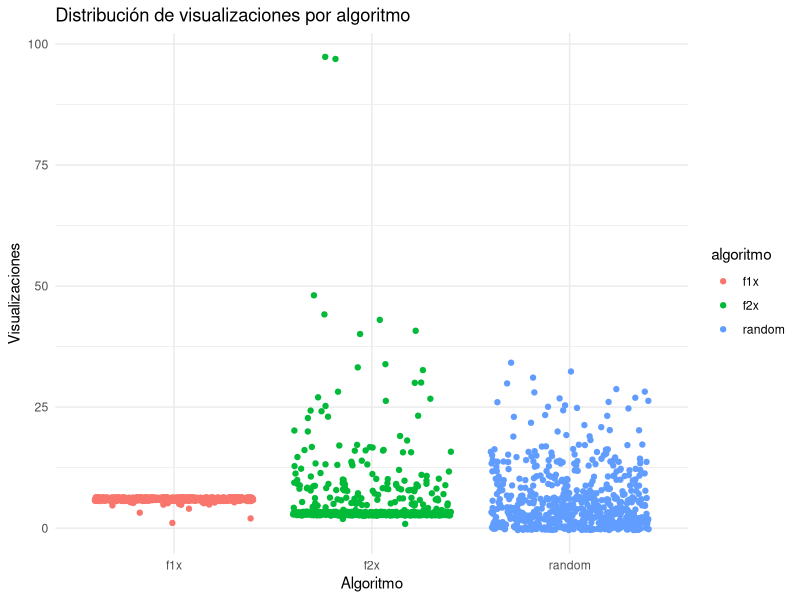
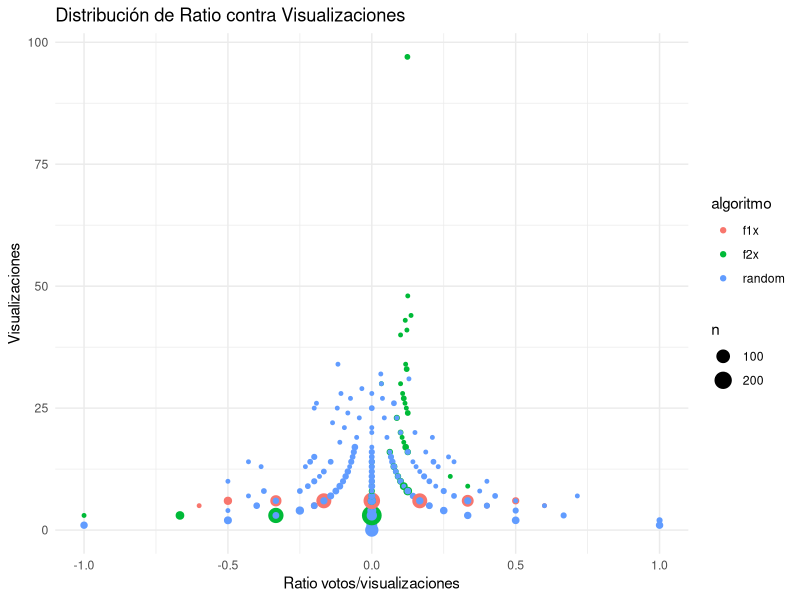

Write R code to recreate these figures, in order.
## ---- chunk 1
knitr::opts_chunk$set(echo = TRUE)
## ---- chunk 2
mixingfun <- function(dislist, beta, total_votos){
  #La funcion devuelve un tibble con los valores para las 3 dimensiones y la distribucion original de donde proviene cada valor
  
  #dislist: Tiene que ser una lista de 3 elementos nombrada como "n","means" y "cov_mat" con un vector de longitud K, una lista de longitud K con vectores de longitud 3 y una lista de longitud K con matrices 3 x 3. El primer elemento marca la cantidad de sujetos a extraer de cada distribucion, el segundo elemento la media de cada distribucion y el ultimo la matriz de covarianza de cada distribucion.  
  
  library(MASS)
  library(tidyverse)
  
  pmap(
    dislist,
    function(n, means, cov_mat) mvrnorm(n, means, cov_mat) #Genero los muestreos de la distribucion multivariada
  ) %>% 
    lapply(as.data.frame) %>%  #Convierte cada matriz de la lista en dataframe
    bind_rows() %>% #Une la lista de matrices en un solo dataframe
    rename(Dim1 = V1,Dim2 = V2,Dim3 = V3) %>% #Cambia los nombres de las 3 columnas a algo mas representativo
    mutate( #Creo una nueva variable para indicar de que distribucion proviene originalmente cada valor
      Dist = rep( 
        1:length(dislist$n), dislist$n #Pongo un numero para cada distribucion y lo repito segun cuantos datos hay provenientes de esa distribucion
      ),
      Beta = beta,
      Votos_positivos = rbinom(sum(dislist$n), c(1:total_votos), prob = beta)
    ) %>%
    tibble() #Convierto el resultado final en un tibble
  
}

## ---- chunk 3
dist <- mixingfun(list("n" = c(200,300,100), # n de cada distribucion
                       "means" = list(c(2,2,2),c(1,1,1),c(0,0,0)), # lista con vectores de medias para cada dist
                       "cov_mat" = list(diag(1,3,3),diag(1,3,3),diag(1,3,3))), # lista con matrices de covarianza
                  rbeta(600,4,2),#Distribucion beta, n == sum(list$n)
                  2) #Size de distribucion binomial 
## ---- chunk 4
Voting <- function(pool_ideas, par, k, vpos, vneg, k_method = "random"){
  
  #Chequea fila por fila si se encuentra la opinion del participante
  check <- function(x){
    x%in%par
  }
  
  #Si se encuentra la idea del participante, se la elimina del pool de seleccion
  O_pool <- pool_ideas[-which(sapply(pool_ideas, check))[1],] %>%
    as_tibble
  
  #Condicional para chequear si el pool de ideas tiene por lo menos k filas
  if(nrow(O_pool) >= k)
  {
    
    #Condicionales para elegir algoritmos de seleccion
    if(k_method == "A"){
      
      k_opinion <- algoritmo_seleccion_f1x(O_pool, k)
      
    } else if(k_method == "B"){
      
      k_opinion <- algoritmo_seleccion_f2x(O_pool, k)
      
    }
    
    else{
      #Sampleo aleatorio
      k_opinion <- sample_n(O_pool, k, replace = F)
    }
    
    O_pool$visualizaciones[which(O_pool$ID%in%k_opinion$ID)] <- O_pool$visualizaciones[which(O_pool$ID%in%k_opinion$ID)] + 1 #se suma 1 a la dimension "visualizacion" del df a las ideas I presentes 
    # en 
    
    #k vectores con las dimensiones de k_opinion
    k2_noid <- k_opinion[,which(grepl("Dim", colnames(O_pool)))]
    
    #Distancia entre participante y k
    distance_i_j <- function(x){
      abs(par) - abs(x)
    }
    
    #Matriz de k filas con el resultado de la diferencia
    Dij <- apply(k2_noid,1, distance_i_j)
    
    Dij <- bind_rows(Dij)
    
    #Se pasan a valores absolutos todos los numeros
    Dij <- abs(Dij)
    
    #Inversa de la distancia, se elevan todos los valores a la -1
    sumDij_inverse <- sum(Dij**-1)
    
    #Probabilidad de cada vector de valores de ser elegido en base a la sumatoria de todas las distancias
    Probs_vpos <- function(x){
      (x**-1) / sumDij_inverse
    }
    
    Poij_pos<- sapply(Dij, Probs_vpos)
    
    #Condicional para votos positivos, chequea si el participante tiene votos positivos
    if(vpos > 0){
      
      #se samlea vpos con las probabilidades de cada fila/vector
      Voted_pos <- sample_n(k_opinion, vpos, prob = c(Poij_pos), replace = T)
      
      #se suma 1 punto a la idea que se corresponde con el valor minimo
      O_pool$V_pos[which(O_pool$ID%in%Voted_pos$ID)] <- O_pool$V_pos[which(O_pool$ID%in%Voted_pos$ID)] + 1 
      
    }
    
    
    #Sumatoria de todas las distancias
    sumDij <- sum(Dij)
    
    #Probabilidad de voto negativo
    Probs_vneg <- function(x){
      x / sumDij
    }
    
    Poij_neg<- sapply(Dij, Probs_vneg)
    
    #Condicional para votos negativos, chequea si el participante tiene votos negativos
    if(vneg > 0){
      
      #Se samplea vneg de k_opinion con probabilidades de voto negativo para cada vector
      Voted_neg <- sample_n(k_opinion,vneg, prob = c(Poij_neg), replace = T)
      
      #se suma 1 punto a la idea que se corresponde con el valor minimo
      O_pool$V_neg[which(O_pool$ID%in%Voted_neg$ID)] <- O_pool$V_neg[which(O_pool$ID%in%Voted_neg$ID)] + 1 
      
    }
    
    #Ratio Votos/visualizaciones
    O_pool$ratio_votos_vis[which(O_pool$ID%in%k_opinion$ID)] <- (O_pool$V_pos[which(O_pool$ID%in%k_opinion$ID)]-
                                                                   O_pool$V_neg[which(O_pool$ID%in%k_opinion$ID)])/O_pool$visualizaciones[which(O_pool$ID%in%k_opinion$ID)]
    
    return(O_pool)
    
  }
  
  else{
    return(pool_ideas)
  }
  
}
## ---- chunk 5
Opinion_pool <-function(dist, k,
                        k_method = "random"){
  
  #shuffle_dist: espera los resultados de shuffle_dist
  #k: numero de ideas que cada participante va a ver (numero entero)
  #total_votos: numero entero, cantidad de votos disponibles para el participante
  #par_num_iteration: cantidad de participantes por iteracion [FALTA ACLARAR QUE PASA CON ESTE ARGUMENTO]
  #k_method: criterio de seleccion de k, puede ser "random" (default), "A" o "B"
  
  library(tidyverse)
  
  
  
  #nuevo dataframe con las dimensiones de shuffled_dist
  par_pool <- dist[,which(grepl("Dim", colnames(dist)) | grepl("Votos", colnames(dist)))]
  
  #Se obtiene la cantidad total de votos para computar cantidad de votos negativos
  total_votos <- max(dist$Votos_positivos)
  
  #dataframe vacio para incorporar resultados del repeat loop
  O_pool <- tibble(NULL)
  
  repeat{
    
    #se selecciona primera fila 
    par_n <- par_pool[c(1:1),]
    
    #se selecciona solo los valores de la opinion del participante (Dim)
    par_dim_only <- par_n[, which(grepl("Dim", colnames(dist)))]
    
    #se arma un tibble con las dimensiones de par_n
    looping_tbl <- tibble(
      "ID" = sum(nrow(O_pool), 1),
      par_dim_only,
      "visualizaciones"=0, 
      "V_pos"=0,
      "V_neg" = 0,
      "ratio_votos_vis"= 0) 
    
    #incorpora la fila armada a O_pool
    O_pool <- bind_rows(O_pool,looping_tbl)
    
    #Se restan los votos positivos del total de votos para obtener la cantidad de votos negativos
    Votos_negativos <- abs(par_n$Votos_positivos - total_votos)
    
    #se guardan los resultados de la funcion Voting
    Voting_loop <- Voting(O_pool, par_dim_only, k, par_n$Votos_positivos, Votos_negativos, k_method)
    
    #se sobrescribe O_pool con los resultados de la votacion
    #se actualizan visualizaciones, votos positivos y negativos y el grado de conseso
    O_pool <- Voting_loop
    
    
    #se elimina la primera fila del pool de participantes
    par_pool <- par_pool[-c(1:1),]
    
    #el loop se rompe cuando no quedan mas filas en el pool de participantes
    if(nrow(par_pool) == 0)
      break
  }
  
  return(O_pool)
}
## ---- chunk 6
algoritmo_seleccion_f1x <- function(O_pool, k){
  
  #Se reordena aleatoriamente el dataframe
  #Se hace para evitar que, en caso de empate de visualizaciones,
  #todos los valores minimos tengan iguales probabilidades de ser seleccionados
  #al subsetear las últimas k filas del dataset
  O_pool <- sample_n(O_pool, nrow(O_pool))
  
  #Se obtienen k valores de los ultimos puestos del dataframe
  k_opinion<- O_pool[order(O_pool$visualizaciones, decreasing = T),] %>%
    slice_tail(n = k)
  
  return(k_opinion)
  
}
## ---- chunk 7
algoritmo_seleccion_f2x<- function(O_pool, k){
  
  #Se reordena aleatoriamente el dataframe
  #Se hace para evitar que, en caso de empate de visualizaciones,
  #todos los valores minimos tengan iguales probabilidades de ser seleccionados
  #al subsetear las últimas k filas del dataset
  O_pool <- sample_n(O_pool, nrow(O_pool))
  
  #Se subsetean las últimas k/2 filas del dataset ordenado de forma decreciente segun visualizaciones
  k_opinion_low<- O_pool[order(O_pool$visualizaciones, decreasing = T),] %>%
    slice_tail(n = k/2)
  
  #Se subsetean las primeras k/2 filas del dataset ordenado de forma decreciente segun ratio votos-visualizaciones
  k_opinion_high <- O_pool[order(O_pool$ratio_votos_vis, decreasing = T),] %>%
    slice_head(n = k/2)
  
  #Se combinan las filas de ambos subsets para formar k opinones que seran presentadas al participante
  k_opinion <- bind_rows(k_opinion_low, k_opinion_high)
  
  return(k_opinion)
  
}
## ---- chunk 8
O_random <- Opinion_pool(dist, 6)
O_A <- Opinion_pool(dist, 6, k_method = "A")
O_B <- Opinion_pool(dist, 6, k_method = "B")

## ---- chunk 9
super_df <- bind_rows(O_A, O_B, O_random)

super_df<-super_df %>%
  mutate(
    algoritmo = rep(c("f1x", "f2x", "random"), c(600,600,600))
  )

#distribucion de visualizaciones
library(ggplot2)
ggplot(super_df, aes(algoritmo, visualizaciones, col = algoritmo)) +
  geom_jitter() +
   labs(x = "Algoritmo", y = "Visualizaciones", title = "Distribución de visualizaciones por algoritmo") +
  theme_minimal()
## ---- chunk 10
ggplot(super_df, aes(ratio_votos_vis, visualizaciones, col = algoritmo)) + 
  geom_count() + 
  labs(x = "Ratio votos/visualizaciones", y = "Visualizaciones", title = "Distribución de Ratio contra Visualizaciones") + 
  theme_minimal()
